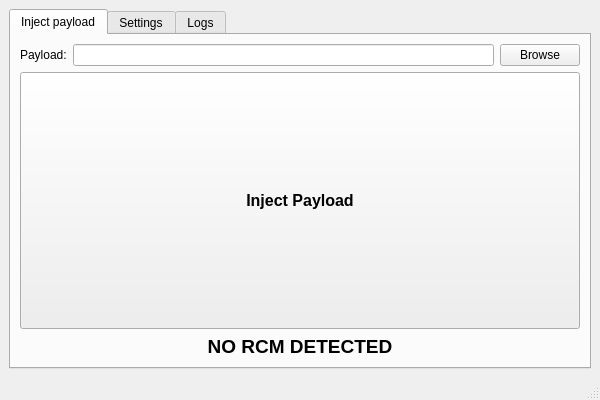
<?xml version="1.0" encoding="UTF-8"?>
<ui version="4.0">
 <class>MainWindow</class>
 <widget class="QMainWindow" name="MainWindow">
  <property name="geometry">
   <rect>
    <x>0</x>
    <y>0</y>
    <width>600</width>
    <height>400</height>
   </rect>
  </property>
  <property name="windowTitle">
   <string>TegraRcmGUI (Qt Port)</string>
  </property>
  <widget class="QWidget" name="centralwidget">
   <layout class="QVBoxLayout" name="verticalLayout">
    <item>
     <widget class="QTabWidget" name="tabWidget">
      <property name="currentIndex">
       <number>0</number>
      </property>
      <widget class="QWidget" name="tabInject">
       <attribute name="title">
        <string>Inject payload</string>
       </attribute>
       <layout class="QVBoxLayout" name="verticalLayout_2">
        <item>
         <layout class="QHBoxLayout" name="horizontalLayout">
          <item>
           <widget class="QLabel" name="label">
            <property name="text">
             <string>Payload:</string>
            </property>
           </widget>
          </item>
          <item>
           <widget class="QLineEdit" name="payloadPathLineEdit"/>
          </item>
          <item>
           <widget class="QPushButton" name="btnBrowsePayload">
            <property name="text">
             <string>Browse</string>
            </property>
           </widget>
          </item>
         </layout>
        </item>
        <item>
         <widget class="QPushButton" name="btnInject">
          <property name="sizePolicy">
           <sizepolicy hsizetype="Minimum" vsizetype="Expanding">
            <horstretch>0</horstretch>
            <verstretch>0</verstretch>
           </sizepolicy>
          </property>
          <property name="font">
           <font>
            <pointsize>12</pointsize>
            <weight>75</weight>
            <bold>true</bold>
           </font>
          </property>
          <property name="text">
           <string>Inject Payload</string>
          </property>
         </widget>
        </item>
        <item>
         <widget class="QLabel" name="statusLabel">
          <property name="font">
           <font>
            <pointsize>14</pointsize>
            <weight>75</weight>
            <bold>true</bold>
           </font>
          </property>
          <property name="text">
           <string>NO RCM DETECTED</string>
          </property>
          <property name="alignment">
           <set>Qt::AlignCenter</set>
          </property>
         </widget>
        </item>
       </layout>
      </widget>
      <widget class="QWidget" name="tabSettings">
       <attribute name="title">
        <string>Settings</string>
       </attribute>
       <layout class="QVBoxLayout" name="verticalLayout_3">
        <item>
         <widget class="QCheckBox" name="autoInjectCheckBox">
          <property name="text">
           <string>Auto Inject Payload</string>
          </property>
         </widget>
        </item>
        <item>
         <widget class="QCheckBox" name="minimizeToTrayCheckBox">
          <property name="text">
           <string>Minimize to Tray</string>
          </property>
         </widget>
        </item>
        <item>
         <spacer name="verticalSpacer">
          <property name="orientation">
           <enum>Qt::Vertical</enum>
          </property>
          <property name="sizeHint" stdset="0">
           <size>
            <width>20</width>
            <height>40</height>
           </size>
          </property>
         </spacer>
        </item>
       </layout>
      </widget>
      <widget class="QWidget" name="tabLogs">
       <attribute name="title">
        <string>Logs</string>
       </attribute>
       <layout class="QVBoxLayout" name="verticalLayout_4">
        <item>
         <widget class="QPlainTextEdit" name="logTextEdit">
          <property name="readOnly">
           <bool>true</bool>
          </property>
         </widget>
        </item>
       </layout>
      </widget>
     </widget>
    </item>
   </layout>
  </widget>
  <widget class="QMenuBar" name="menubar">
   <property name="geometry">
    <rect>
     <x>0</x>
     <y>0</y>
     <width>600</width>
     <height>21</height>
    </rect>
   </property>
  </widget>
  <widget class="QStatusBar" name="statusbar"/>
 </widget>
 <resources/>
 <connections/>
</ui>
